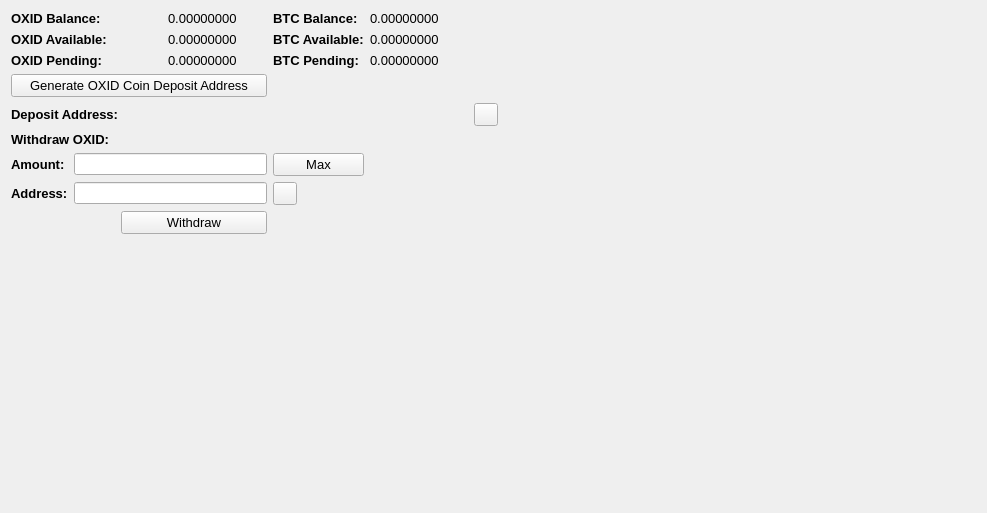
     <widget class="QWidget" name="BalanceTab">
      <attribute name="title">
       <string>Balance</string>
      </attribute>
      <layout class="QGridLayout" name="gridLayout_2">
       <item row="0" column="0" colspan="2">
        <widget class="QLabel" name="label_11">
         <property name="font">
          <font>
           <pointsize>10</pointsize>
           <weight>75</weight>
           <bold>true</bold>
          </font>
         </property>
         <property name="text">
          <string>OXID Balance:</string>
         </property>
        </widget>
       </item>
       <item row="0" column="3">
        <widget class="QLabel" name="OXIDBalanceLabel">
         <property name="font">
          <font>
           <pointsize>10</pointsize>
          </font>
         </property>
         <property name="text">
          <string>0.00000000</string>
         </property>
         <property name="textInteractionFlags">
          <set>Qt::LinksAccessibleByMouse|Qt::TextSelectableByMouse</set>
         </property>
        </widget>
       </item>
       <item row="0" column="4">
        <widget class="QLabel" name="label_12">
         <property name="font">
          <font>
           <pointsize>10</pointsize>
           <weight>75</weight>
           <bold>true</bold>
          </font>
         </property>
         <property name="text">
          <string>BTC Balance:</string>
         </property>
        </widget>
       </item>
       <item row="0" column="5">
        <widget class="QLabel" name="BitcoinBalanceLabel">
         <property name="font">
          <font>
           <pointsize>10</pointsize>
          </font>
         </property>
         <property name="text">
          <string>0.00000000</string>
         </property>
         <property name="textInteractionFlags">
          <set>Qt::LinksAccessibleByMouse|Qt::TextSelectableByMouse</set>
         </property>
        </widget>
       </item>
       <item row="0" column="7" rowspan="10">
        <spacer name="horizontalSpacer_4">
         <property name="orientation">
          <enum>Qt::Horizontal</enum>
         </property>
         <property name="sizeHint" stdset="0">
          <size>
           <width>478</width>
           <height>488</height>
          </size>
         </property>
        </spacer>
       </item>
       <item row="1" column="0" colspan="2">
        <widget class="QLabel" name="label_13">
         <property name="font">
          <font>
           <pointsize>10</pointsize>
           <weight>75</weight>
           <bold>true</bold>
          </font>
         </property>
         <property name="text">
          <string>OXID Available:</string>
         </property>
        </widget>
       </item>
       <item row="1" column="3">
        <widget class="QLabel" name="OXIDAvailableLabel_2">
         <property name="font">
          <font>
           <pointsize>10</pointsize>
          </font>
         </property>
         <property name="text">
          <string>0.00000000</string>
         </property>
         <property name="textInteractionFlags">
          <set>Qt::LinksAccessibleByMouse|Qt::TextSelectableByMouse</set>
         </property>
        </widget>
       </item>
       <item row="1" column="4">
        <widget class="QLabel" name="label_15">
         <property name="font">
          <font>
           <pointsize>10</pointsize>
           <weight>75</weight>
           <bold>true</bold>
          </font>
         </property>
         <property name="text">
          <string>BTC Available:</string>
         </property>
        </widget>
       </item>
       <item row="1" column="5">
        <widget class="QLabel" name="BitcoinAvailableLabel">
         <property name="font">
          <font>
           <pointsize>10</pointsize>
          </font>
         </property>
         <property name="text">
          <string>0.00000000</string>
         </property>
         <property name="textInteractionFlags">
          <set>Qt::LinksAccessibleByMouse|Qt::TextSelectableByMouse</set>
         </property>
        </widget>
       </item>
       <item row="2" column="0" colspan="2">
        <widget class="QLabel" name="label_14">
         <property name="font">
          <font>
           <pointsize>10</pointsize>
           <weight>75</weight>
           <bold>true</bold>
          </font>
         </property>
         <property name="text">
          <string>OXID Pending:</string>
         </property>
        </widget>
       </item>
       <item row="2" column="3">
        <widget class="QLabel" name="OXIDPendingLabel">
         <property name="font">
          <font>
           <pointsize>10</pointsize>
          </font>
         </property>
         <property name="text">
          <string>0.00000000</string>
         </property>
         <property name="textInteractionFlags">
          <set>Qt::LinksAccessibleByMouse|Qt::TextSelectableByMouse</set>
         </property>
        </widget>
       </item>
       <item row="2" column="4">
        <widget class="QLabel" name="label_31">
         <property name="font">
          <font>
           <pointsize>10</pointsize>
           <weight>75</weight>
           <bold>true</bold>
          </font>
         </property>
         <property name="text">
          <string>BTC Pending:</string>
         </property>
        </widget>
       </item>
       <item row="2" column="5">
        <widget class="QLabel" name="BitcoinPendingLabel">
         <property name="font">
          <font>
           <pointsize>10</pointsize>
          </font>
         </property>
         <property name="text">
          <string>0.00000000</string>
         </property>
         <property name="textInteractionFlags">
          <set>Qt::LinksAccessibleByMouse|Qt::TextSelectableByMouse</set>
         </property>
        </widget>
       </item>
       <item row="3" column="0" colspan="4">
        <widget class="QPushButton" name="GenDepositBTN">
         <property name="font">
          <font>
           <pointsize>10</pointsize>
          </font>
         </property>
         <property name="text">
          <string>Generate OXID Coin Deposit Address</string>
         </property>
        </widget>
       </item>
       <item row="4" column="0" colspan="3">
        <widget class="QLabel" name="label_33">
         <property name="font">
          <font>
           <pointsize>10</pointsize>
           <weight>75</weight>
           <bold>true</bold>
          </font>
         </property>
         <property name="text">
          <string>Deposit Address:</string>
         </property>
        </widget>
       </item>
       <item row="4" column="3" colspan="3">
        <widget class="QLabel" name="DepositAddressLabel">
         <property name="minimumSize">
          <size>
           <width>300</width>
           <height>0</height>
          </size>
         </property>
         <property name="palette">
          <palette>
           <active>
            <colorrole role="WindowText">
             <brush brushstyle="SolidPattern">
              <color alpha="255">
               <red>0</red>
               <green>0</green>
               <blue>0</blue>
              </color>
             </brush>
            </colorrole>
            <colorrole role="Text">
             <brush brushstyle="SolidPattern">
              <color alpha="255">
               <red>0</red>
               <green>0</green>
               <blue>255</blue>
              </color>
             </brush>
            </colorrole>
           </active>
           <inactive>
            <colorrole role="WindowText">
             <brush brushstyle="SolidPattern">
              <color alpha="255">
               <red>0</red>
               <green>0</green>
               <blue>0</blue>
              </color>
             </brush>
            </colorrole>
            <colorrole role="Text">
             <brush brushstyle="SolidPattern">
              <color alpha="255">
               <red>0</red>
               <green>0</green>
               <blue>255</blue>
              </color>
             </brush>
            </colorrole>
           </inactive>
           <disabled>
            <colorrole role="WindowText">
             <brush brushstyle="SolidPattern">
              <color alpha="255">
               <red>120</red>
               <green>120</green>
               <blue>120</blue>
              </color>
             </brush>
            </colorrole>
            <colorrole role="Text">
             <brush brushstyle="SolidPattern">
              <color alpha="255">
               <red>120</red>
               <green>120</green>
               <blue>120</blue>
              </color>
             </brush>
            </colorrole>
           </disabled>
          </palette>
         </property>
         <property name="font">
          <font>
           <pointsize>10</pointsize>
           <weight>75</weight>
           <bold>true</bold>
          </font>
         </property>
         <property name="text">
          <string/>
         </property>
         <property name="alignment">
          <set>Qt::AlignRight|Qt::AlignTrailing|Qt::AlignVCenter</set>
         </property>
         <property name="textInteractionFlags">
          <set>Qt::LinksAccessibleByMouse|Qt::TextSelectableByKeyboard|Qt::TextSelectableByMouse</set>
         </property>
        </widget>
       </item>
       <item row="4" column="6">
        <widget class="QToolButton" name="DepositCopyButton">
         <property name="toolTip">
          <string>Copy to clipboard</string>
         </property>
         <property name="text">
          <string/>
         </property>
         <property name="icon">
          <iconset resource="../bitcoin.qrc">
           <normaloff>:/icons/editcopy</normaloff>:/icons/editcopy</iconset>
         </property>
         <property name="shortcut">
          <string>Alt+P</string>
         </property>
        </widget>
       </item>
       <item row="5" column="0" colspan="2">
        <widget class="QLabel" name="label_34">
         <property name="font">
          <font>
           <pointsize>10</pointsize>
           <weight>75</weight>
           <bold>true</bold>
          </font>
         </property>
         <property name="text">
          <string>Withdraw OXID:</string>
         </property>
        </widget>
       </item>
       <item row="6" column="0">
        <widget class="QLabel" name="label_26">
         <property name="font">
          <font>
           <pointsize>10</pointsize>
           <weight>75</weight>
           <bold>true</bold>
          </font>
         </property>
         <property name="text">
          <string>Amount:</string>
         </property>
        </widget>
       </item>
       <item row="6" column="1" colspan="3">
        <widget class="QLineEdit" name="WithdrawUnitsInput">
         <property name="font">
          <font>
           <pointsize>9</pointsize>
           <weight>75</weight>
           <bold>true</bold>
          </font>
         </property>
         <property name="text">
          <string/>
         </property>
        </widget>
       </item>
       <item row="6" column="4">
        <widget class="QPushButton" name="Withdraw_Max_Amount">
         <property name="font">
          <font>
           <pointsize>10</pointsize>
          </font>
         </property>
         <property name="text">
          <string>Max</string>
         </property>
        </widget>
       </item>
       <item row="7" column="0">
        <widget class="QLabel" name="label_10">
         <property name="font">
          <font>
           <pointsize>10</pointsize>
           <weight>75</weight>
           <bold>true</bold>
          </font>
         </property>
         <property name="text">
          <string>Address:</string>
         </property>
        </widget>
       </item>
       <item row="7" column="1" colspan="3">
        <widget class="QLineEdit" name="WithdrawAddress">
         <property name="font">
          <font>
           <pointsize>9</pointsize>
           <weight>75</weight>
           <bold>true</bold>
          </font>
         </property>
        </widget>
       </item>
       <item row="7" column="4">
        <widget class="QToolButton" name="WithdrawPasteButton">
         <property name="toolTip">
          <string>Paste from clipboard</string>
         </property>
         <property name="text">
          <string/>
         </property>
         <property name="icon">
          <iconset resource="../bitcoin.qrc">
           <normaloff>:/icons/editpaste</normaloff>:/icons/editpaste</iconset>
         </property>
         <property name="shortcut">
          <string>Alt+P</string>
         </property>
        </widget>
       </item>
       <item row="8" column="2" colspan="2">
        <widget class="QPushButton" name="WithdrawUnitsBtn">
         <property name="font">
          <font>
           <pointsize>10</pointsize>
          </font>
         </property>
         <property name="text">
          <string>Withdraw</string>
         </property>
        </widget>
       </item>
       <item row="9" column="0" colspan="6">
        <spacer name="verticalSpacer">
         <property name="orientation">
          <enum>Qt::Vertical</enum>
         </property>
         <property name="sizeHint" stdset="0">
          <size>
           <width>428</width>
           <height>262</height>
          </size>
         </property>
        </spacer>
       </item>
      </layout>
      <zorder>label_31</zorder>
      <zorder>label_15</zorder>
      <zorder>label_12</zorder>
      <zorder>label_14</zorder>
      <zorder>label_13</zorder>
      <zorder>label_11</zorder>
      <zorder>BitcoinBalanceLabel</zorder>
      <zorder>OXIDBalanceLabel</zorder>
      <zorder>OXIDAvailableLabel_2</zorder>
      <zorder>OXIDPendingLabel</zorder>
      <zorder>BitcoinAvailableLabel</zorder>
      <zorder>BitcoinPendingLabel</zorder>
      <zorder>label_33</zorder>
      <zorder>GenDepositBTN</zorder>
      <zorder>DepositAddressLabel</zorder>
      <zorder>Withdraw_Max_Amount</zorder>
      <zorder>label_34</zorder>
      <zorder>WithdrawUnitsInput</zorder>
      <zorder>label_10</zorder>
      <zorder>label_26</zorder>
      <zorder>WithdrawAddress</zorder>
      <zorder>WithdrawUnitsBtn</zorder>
      <zorder>horizontalSpacer_4</zorder>
      <zorder>verticalSpacer</zorder>
      <zorder>WithdrawPasteButton</zorder>
      <zorder>DepositCopyButton</zorder>
     </widget>
